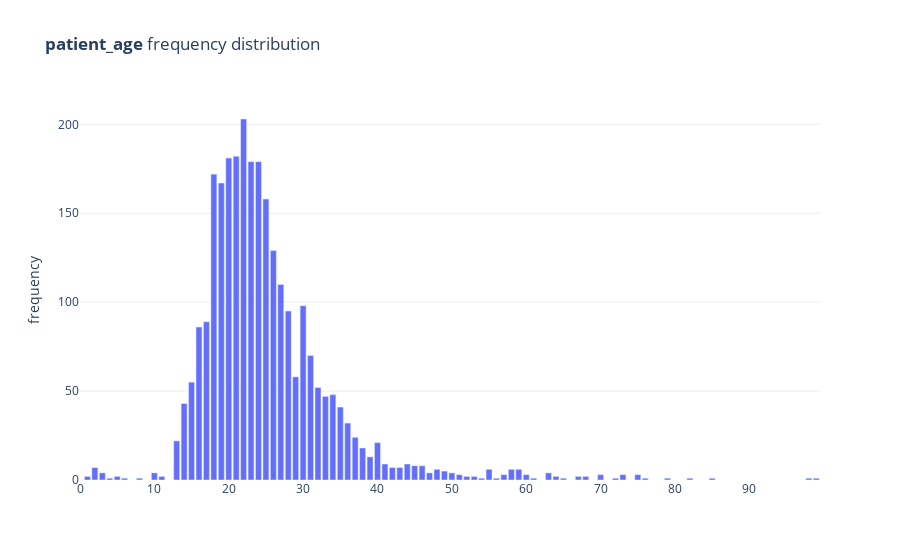

Here is the notebook cell this chart was saved with:
### Code cell
num_freq_plot(regexp_age_gender_1_extracts, 'patient_age')

### Figure 1 — Plotly figure (JSON) as saved in the notebook; plotly's stock layout.template omitted (floating-point values rounded to 4 significant figures)
{"data": [{"hovertemplate": "Value: %{x:,}<br>Frequency: %{y:,}<br><extra></extra>", "hovertext": [1, 2, 3, 4, 5, 6, 8, 10, 11, 13, 14, 15, 16, 17, 18, 19, 20, 21, 22, 23, 24, 25, 26, 27, 28, 29, 30, 31, 32, 33, 34, 35, 36, 37, 38, 39, 40, 41, 42, 43, 44, 45, 46, 47, 48, 49, 50, 51, 52, 53, 54, 55, 56, 57, 58, 59, 60, 61, 63, 64, 65, 67, 68, 70, 72, 73, 75, 76, 79, 82, 85, 98, 99], "type": "bar", "x": [1, 2, 3, 4, 5, 6, 8, 10, 11, 13, 14, 15, 16, 17, 18, 19, 20, 21, 22, 23, 24, 25, 26, 27, 28, 29, 30, 31, 32, 33, 34, 35, 36, 37, 38, 39, 40, 41, 42, 43, 44, 45, 46, 47, 48, 49, 50, 51, 52, 53, 54, 55, 56, 57, 58, 59, 60, 61, 63, 64, 65, 67, 68, 70, 72, 73, 75, 76, 79, 82, 85, 98, 99], "y": [2, 7, 4, 1, 2, 1, 1, 4, 2, 22, 43, 55, 86, 89, 172, 167, 181, 182, 203, 179, 179, 158, 129, 110, 95, 58, 98, 70, 52, 47, 48, 41, 32, 24, 18, 13, 21, 9, 7, 7, 9, 8, 8, 4, 6, 5, 4, 3, 2, 2, 1, 6, 1, 3, 6, 6, 3, 1, 4, 2, 1, 2, 2, 3, 1, 3, 3, 1, 1, 1, 1, 1, 1]}], "layout": {"autosize": true, "plot_bgcolor": "#fff", "showlegend": false, "title": {"text": "<b>patient_age</b> frequency distribution"}, "xaxis": {"autorange": true, "range": [0, 99.5], "rangemode": "tozero", "type": "linear"}, "yaxis": {"autorange": true, "gridcolor": "#eee", "range": [0, 213.7], "rangemode": "tozero", "title": {"text": "frequency"}, "type": "linear"}}}
